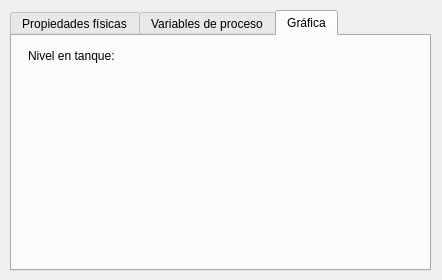
<?xml version="1.0" encoding="UTF-8"?>
<ui version="4.0">
 <class>Dialog</class>
 <widget class="QDialog" name="Dialog">
  <property name="geometry">
   <rect>
    <x>0</x>
    <y>0</y>
    <width>442</width>
    <height>280</height>
   </rect>
  </property>
  <property name="windowTitle">
   <string>Dialog</string>
  </property>
  <widget class="QTabWidget" name="Tank_tabWidget">
   <property name="geometry">
    <rect>
     <x>10</x>
     <y>10</y>
     <width>421</width>
     <height>261</height>
    </rect>
   </property>
   <property name="currentIndex">
    <number>2</number>
   </property>
   <widget class="QWidget" name="Tank_tab_1">
    <attribute name="title">
     <string>Propiedades físicas</string>
    </attribute>
    <widget class="QGroupBox" name="Physical_properties_GrBx">
     <property name="geometry">
      <rect>
       <x>10</x>
       <y>21</y>
       <width>181</width>
       <height>81</height>
      </rect>
     </property>
     <property name="title">
      <string>Propiedades físicas</string>
     </property>
     <widget class="QLineEdit" name="Volumen">
      <property name="geometry">
       <rect>
        <x>135</x>
        <y>23</y>
        <width>41</width>
        <height>20</height>
       </rect>
      </property>
     </widget>
     <widget class="QLineEdit" name="Cross_Sectional_Area">
      <property name="geometry">
       <rect>
        <x>135</x>
        <y>49</y>
        <width>41</width>
        <height>20</height>
       </rect>
      </property>
     </widget>
     <widget class="QLabel" name="label_Cross_Sectional_Area">
      <property name="geometry">
       <rect>
        <x>10</x>
        <y>51</y>
        <width>141</width>
        <height>16</height>
       </rect>
      </property>
      <property name="text">
       <string>Área transversal [m2]</string>
      </property>
     </widget>
     <widget class="QLabel" name="label_Volumen">
      <property name="geometry">
       <rect>
        <x>10</x>
        <y>26</y>
        <width>141</width>
        <height>16</height>
       </rect>
      </property>
      <property name="text">
       <string>Volumen [m3]</string>
      </property>
     </widget>
    </widget>
    <widget class="QGroupBox" name="Initial_conditions_GrBx">
     <property name="geometry">
      <rect>
       <x>218</x>
       <y>20</y>
       <width>191</width>
       <height>51</height>
      </rect>
     </property>
     <property name="title">
      <string>Condiciones iniciales</string>
     </property>
     <widget class="QLineEdit" name="Initial_Level">
      <property name="geometry">
       <rect>
        <x>138</x>
        <y>27</y>
        <width>41</width>
        <height>20</height>
       </rect>
      </property>
      <property name="readOnly">
       <bool>false</bool>
      </property>
     </widget>
     <widget class="QLabel" name="label_Initial_Level">
      <property name="geometry">
       <rect>
        <x>7</x>
        <y>26</y>
        <width>131</width>
        <height>20</height>
       </rect>
      </property>
      <property name="text">
       <string>Nivel del tanque [°C]</string>
      </property>
     </widget>
    </widget>
    <widget class="QPushButton" name="OKButton_Tank">
     <property name="geometry">
      <rect>
       <x>279</x>
       <y>206</y>
       <width>131</width>
       <height>23</height>
      </rect>
     </property>
     <property name="text">
      <string>Aceptar</string>
     </property>
    </widget>
   </widget>
   <widget class="QWidget" name="Tank_tab_2">
    <attribute name="title">
     <string>Variables de proceso</string>
    </attribute>
    <widget class="QGroupBox" name="Input_fluid_GrBx">
     <property name="geometry">
      <rect>
       <x>5</x>
       <y>16</y>
       <width>191</width>
       <height>161</height>
      </rect>
     </property>
     <property name="title">
      <string>Fluido de entrada</string>
     </property>
     <widget class="QLabel" name="label_InFluid_Flow">
      <property name="geometry">
       <rect>
        <x>10</x>
        <y>21</y>
        <width>131</width>
        <height>16</height>
       </rect>
      </property>
      <property name="text">
       <string>Flujo másico [t/h]</string>
      </property>
     </widget>
     <widget class="QLabel" name="label_InFluid_Temp">
      <property name="geometry">
       <rect>
        <x>10</x>
        <y>43</y>
        <width>121</width>
        <height>16</height>
       </rect>
      </property>
      <property name="text">
       <string>Temperatura [°C]</string>
      </property>
     </widget>
     <widget class="QLabel" name="label_InFluid_Brix">
      <property name="geometry">
       <rect>
        <x>10</x>
        <y>66</y>
        <width>121</width>
        <height>16</height>
       </rect>
      </property>
      <property name="text">
       <string>Brix [kg/kg]</string>
      </property>
     </widget>
     <widget class="QLabel" name="label_InFluid_Purity">
      <property name="geometry">
       <rect>
        <x>10</x>
        <y>110</y>
        <width>121</width>
        <height>16</height>
       </rect>
      </property>
      <property name="text">
       <string>Pureza [kg/kg]</string>
      </property>
     </widget>
     <widget class="QLineEdit" name="InFluid_Temp">
      <property name="geometry">
       <rect>
        <x>140</x>
        <y>42</y>
        <width>41</width>
        <height>20</height>
       </rect>
      </property>
      <property name="readOnly">
       <bool>true</bool>
      </property>
     </widget>
     <widget class="QLineEdit" name="InFluid_Flow">
      <property name="geometry">
       <rect>
        <x>140</x>
        <y>20</y>
        <width>41</width>
        <height>20</height>
       </rect>
      </property>
      <property name="readOnly">
       <bool>true</bool>
      </property>
     </widget>
     <widget class="QLineEdit" name="InFluid_Purity">
      <property name="geometry">
       <rect>
        <x>140</x>
        <y>108</y>
        <width>41</width>
        <height>20</height>
       </rect>
      </property>
      <property name="readOnly">
       <bool>true</bool>
      </property>
     </widget>
     <widget class="QLineEdit" name="InFluid_Brix">
      <property name="geometry">
       <rect>
        <x>140</x>
        <y>64</y>
        <width>41</width>
        <height>20</height>
       </rect>
      </property>
      <property name="readOnly">
       <bool>true</bool>
      </property>
     </widget>
     <widget class="QLabel" name="label_InFluid_InsolubleSolids">
      <property name="geometry">
       <rect>
        <x>10</x>
        <y>88</y>
        <width>121</width>
        <height>16</height>
       </rect>
      </property>
      <property name="text">
       <string>Sólidos insolubles [kg/kg]</string>
      </property>
     </widget>
     <widget class="QLineEdit" name="InFluid_InsolubleSolids_2">
      <property name="geometry">
       <rect>
        <x>140</x>
        <y>86</y>
        <width>41</width>
        <height>20</height>
       </rect>
      </property>
      <property name="readOnly">
       <bool>true</bool>
      </property>
     </widget>
     <widget class="QLabel" name="label_InFluid_pH">
      <property name="geometry">
       <rect>
        <x>10</x>
        <y>132</y>
        <width>121</width>
        <height>16</height>
       </rect>
      </property>
      <property name="text">
       <string>pH </string>
      </property>
     </widget>
     <widget class="QLineEdit" name="InFluid_pH">
      <property name="geometry">
       <rect>
        <x>140</x>
        <y>130</y>
        <width>41</width>
        <height>20</height>
       </rect>
      </property>
      <property name="readOnly">
       <bool>true</bool>
      </property>
     </widget>
    </widget>
    <widget class="QGroupBox" name="Output_fluid_GrBx">
     <property name="geometry">
      <rect>
       <x>218</x>
       <y>16</y>
       <width>191</width>
       <height>161</height>
      </rect>
     </property>
     <property name="title">
      <string>Fluido de salida</string>
     </property>
     <widget class="QLabel" name="label_OutFluid_Flow">
      <property name="geometry">
       <rect>
        <x>10</x>
        <y>21</y>
        <width>131</width>
        <height>16</height>
       </rect>
      </property>
      <property name="text">
       <string>Flujo másico [t/h]</string>
      </property>
     </widget>
     <widget class="QLabel" name="label_OutFluid_Temp">
      <property name="geometry">
       <rect>
        <x>10</x>
        <y>43</y>
        <width>121</width>
        <height>16</height>
       </rect>
      </property>
      <property name="text">
       <string>Temperatura [°C]</string>
      </property>
     </widget>
     <widget class="QLabel" name="label_OutFluid_Brix">
      <property name="geometry">
       <rect>
        <x>10</x>
        <y>66</y>
        <width>121</width>
        <height>16</height>
       </rect>
      </property>
      <property name="text">
       <string>Brix [kg/kg]</string>
      </property>
     </widget>
     <widget class="QLineEdit" name="OutFluid_Temp">
      <property name="geometry">
       <rect>
        <x>140</x>
        <y>42</y>
        <width>41</width>
        <height>20</height>
       </rect>
      </property>
      <property name="readOnly">
       <bool>true</bool>
      </property>
     </widget>
     <widget class="QLineEdit" name="OutFluid_Flow">
      <property name="geometry">
       <rect>
        <x>140</x>
        <y>20</y>
        <width>41</width>
        <height>20</height>
       </rect>
      </property>
      <property name="readOnly">
       <bool>true</bool>
      </property>
     </widget>
     <widget class="QLineEdit" name="OutFluid_Brix">
      <property name="geometry">
       <rect>
        <x>140</x>
        <y>64</y>
        <width>41</width>
        <height>20</height>
       </rect>
      </property>
      <property name="readOnly">
       <bool>true</bool>
      </property>
     </widget>
     <widget class="QLabel" name="label_OutFluid_Purity">
      <property name="geometry">
       <rect>
        <x>10</x>
        <y>109</y>
        <width>121</width>
        <height>16</height>
       </rect>
      </property>
      <property name="text">
       <string>Pureza [kg/kg]</string>
      </property>
     </widget>
     <widget class="QLineEdit" name="OutFluid_pH">
      <property name="geometry">
       <rect>
        <x>140</x>
        <y>129</y>
        <width>41</width>
        <height>20</height>
       </rect>
      </property>
      <property name="readOnly">
       <bool>true</bool>
      </property>
     </widget>
     <widget class="QLineEdit" name="OutFluid_InsolubleSolids">
      <property name="geometry">
       <rect>
        <x>140</x>
        <y>85</y>
        <width>41</width>
        <height>20</height>
       </rect>
      </property>
      <property name="readOnly">
       <bool>true</bool>
      </property>
     </widget>
     <widget class="QLineEdit" name="OutFluid_Purity">
      <property name="geometry">
       <rect>
        <x>140</x>
        <y>107</y>
        <width>41</width>
        <height>20</height>
       </rect>
      </property>
      <property name="readOnly">
       <bool>true</bool>
      </property>
     </widget>
     <widget class="QLabel" name="label_OutFluid_InsolubleSolids">
      <property name="geometry">
       <rect>
        <x>10</x>
        <y>87</y>
        <width>121</width>
        <height>16</height>
       </rect>
      </property>
      <property name="text">
       <string>Sólidos insolubles [kg/kg]</string>
      </property>
     </widget>
     <widget class="QLabel" name="label_OutFluid_pH">
      <property name="geometry">
       <rect>
        <x>10</x>
        <y>131</y>
        <width>121</width>
        <height>16</height>
       </rect>
      </property>
      <property name="text">
       <string>pH </string>
      </property>
     </widget>
    </widget>
   </widget>
   <widget class="QWidget" name="Tank_tab_3">
    <attribute name="title">
     <string>Gráfica</string>
    </attribute>
    <widget class="QLabel" name="label">
     <property name="geometry">
      <rect>
       <x>16</x>
       <y>12</y>
       <width>91</width>
       <height>16</height>
      </rect>
     </property>
     <property name="text">
      <string>Nivel en tanque:</string>
     </property>
    </widget>
   </widget>
  </widget>
 </widget>
 <resources/>
 <connections/>
</ui>
